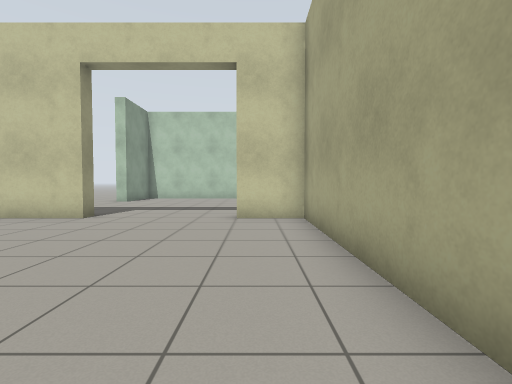
[1] (above)

20 first-person views from a walk through a world built for the Gazebo simulator. The camera is 0.94 m above the floor, tilts 2° down and sees 85° across. The floor is counted in squares, 1 m on a side. Each view is taken from the middle of a square. On the plan, view 1 faces up. The plan holds only what a view shows up to about 11 squares ahead; the rest is blank. The place goes on beyond the plan. The robots in the file are not drawn.

[2]
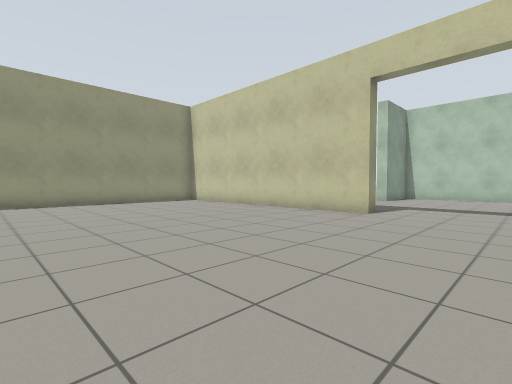

[3]
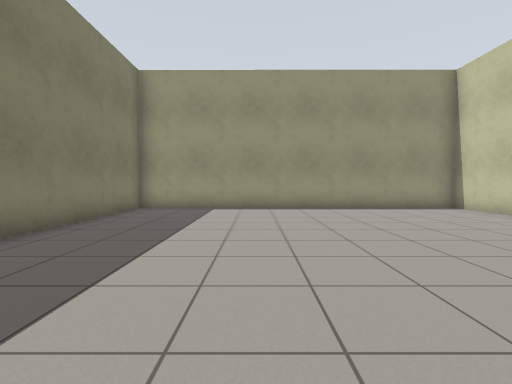

[4]
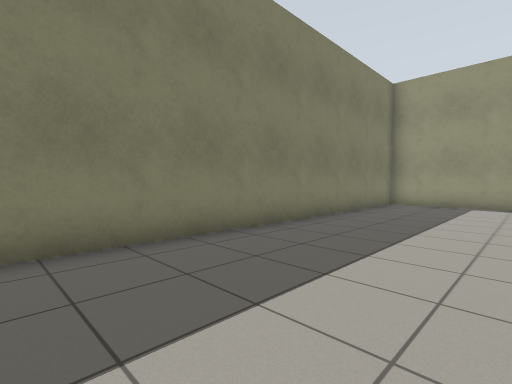

[5]
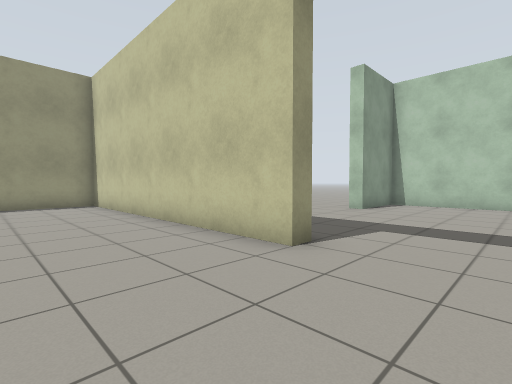

[6]
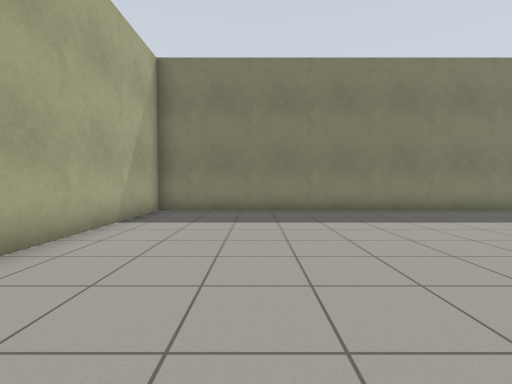

[7]
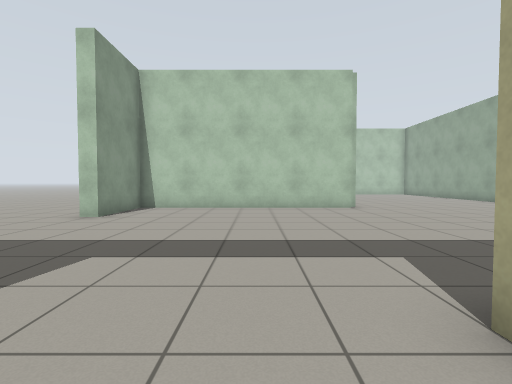

[8]
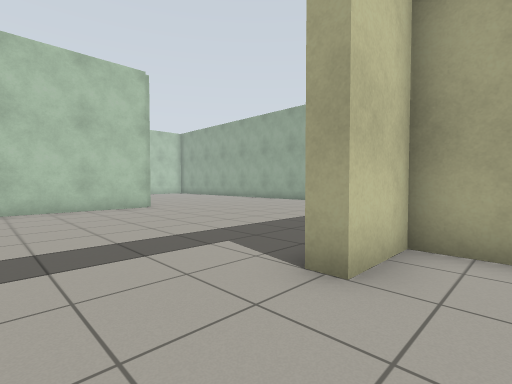

[9]
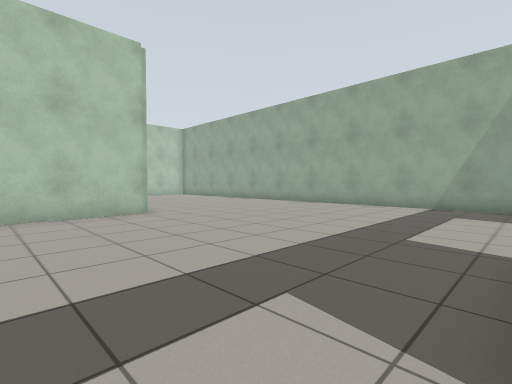

[10]
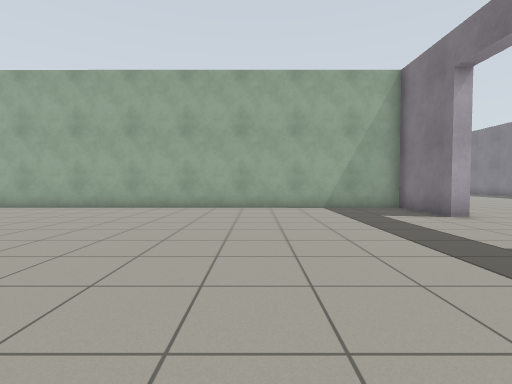

[11]
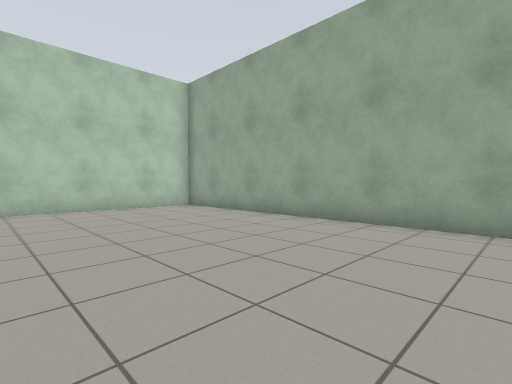

[12]
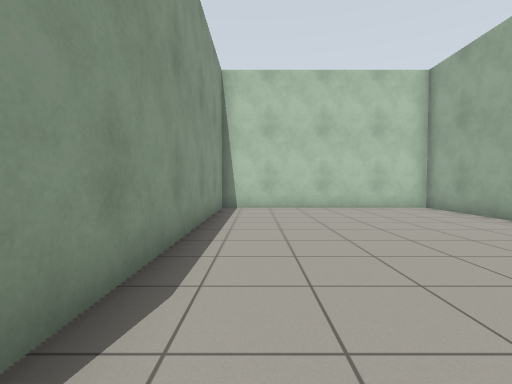

[13]
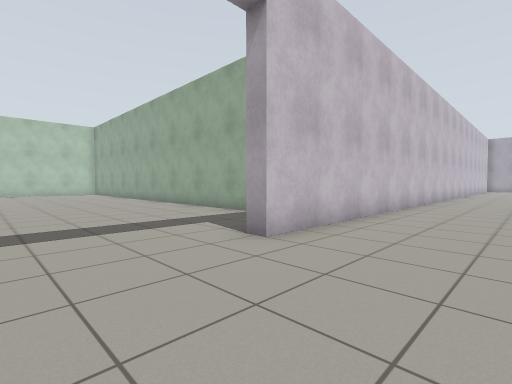

[14]
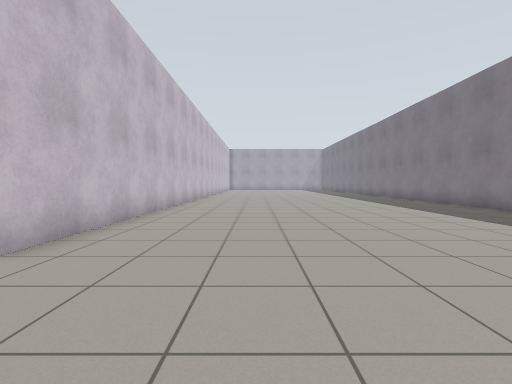

[15]
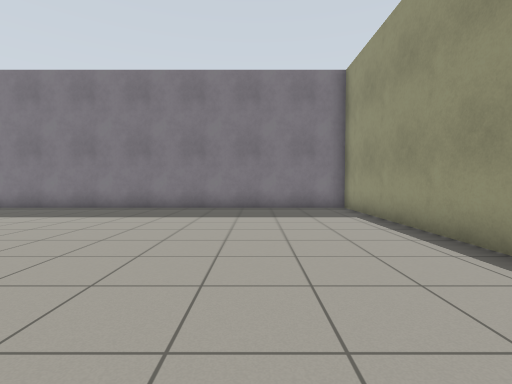

[16]
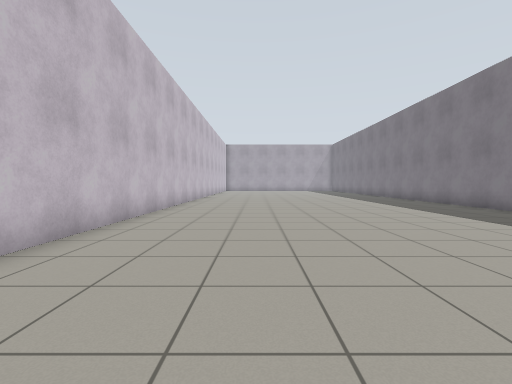

[17]
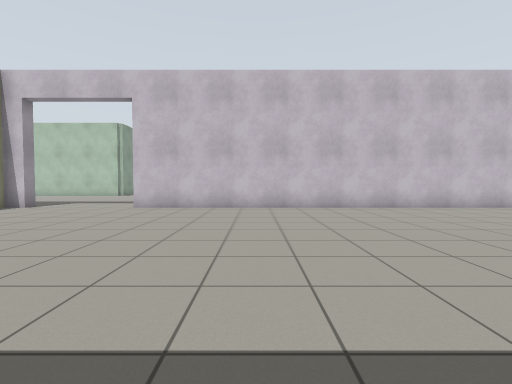

[18]
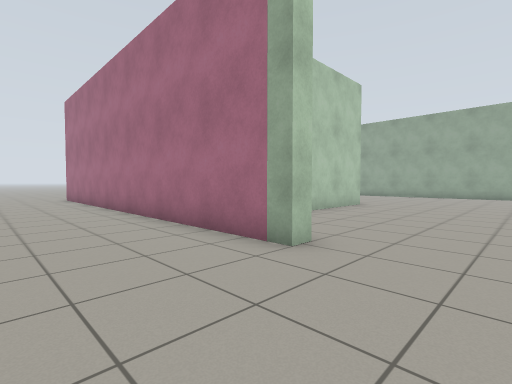

[19]
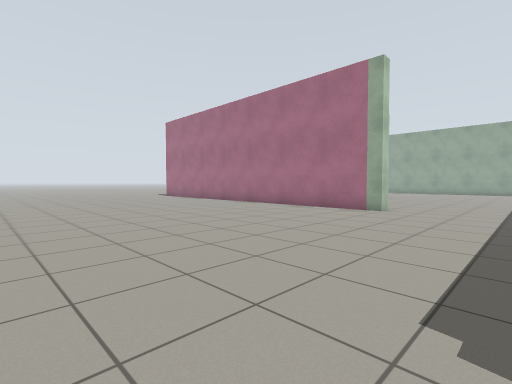

[20]
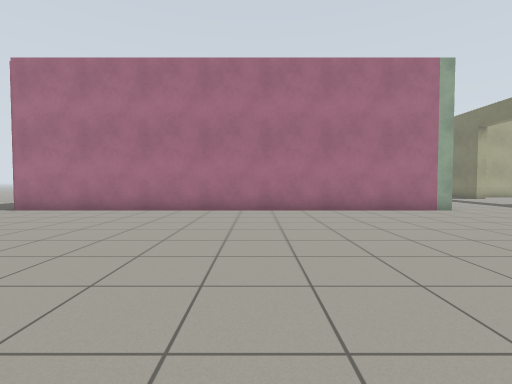

### Floor plan
Points are (right, up) in squares from view 1. A wall is a line through its corners. A room is listed if a view was taken in it or the views show most of it. See-through windows are left out.
Room 1 (views 1, 2, 3, 4, 5, 6, 7, 8)
walls: (-5.5, 7.2) (-14.2, 7.2) (-14.3, -4.2) (1.2, -4.2) (1.3, 7.2) (-0.5, 7.2)
ways out: opening at (-3, 7.2) to room 2
Room 2 (views 9, 10, 11, 12, 13, 14, 15, 16, 17, 18, 19, 20)
walls: (1.6, 16.2) (-6.2, 16.2) (-6.2, 13.5) (-6.8, 13.5) (-6.7, 28); (-0.5, 7.2) (-0.5, 7.8); (-4.5, 7.9) (-4.5, 7.2) (-5.5, 7.2); (2.5, 7.8) (2.5, 7.2); (1.7, 2.5) (1.7, -4.2) (14.5, -4.2); (18.5, 7.2) (6.5, 7.2) (6.5, 7.7) (9.2, 7.7) (9.3, 27.2) (1.8, 27.2) (1.8, 18.3); (16, -4.2) (18.1, -4.2)
ways out: opening at (-3, 7.2) to room 1

Positions as (right, up) in squares from view 1, and headings:
1: (0, 0), facing up
2: (-1, -1), facing up-left
3: (-4, 0), facing left
4: (-2, 0), facing down-left
5: (-2, 4), facing up-left
6: (-2, 5), facing down
7: (-2, 6), facing up
8: (-3, 6), facing up-right
9: (-2, 8), facing up-right
10: (-1, 13), facing right
11: (3, 17), facing up-right
12: (3, 17), facing up
13: (3, 4), facing up-right
14: (3, 4), facing right
15: (5, 6), facing down
16: (7, 4), facing right
17: (11, -3), facing up
18: (-10, 11), facing up-right
19: (-16, 10), facing up-right
20: (-16, 20), facing right
